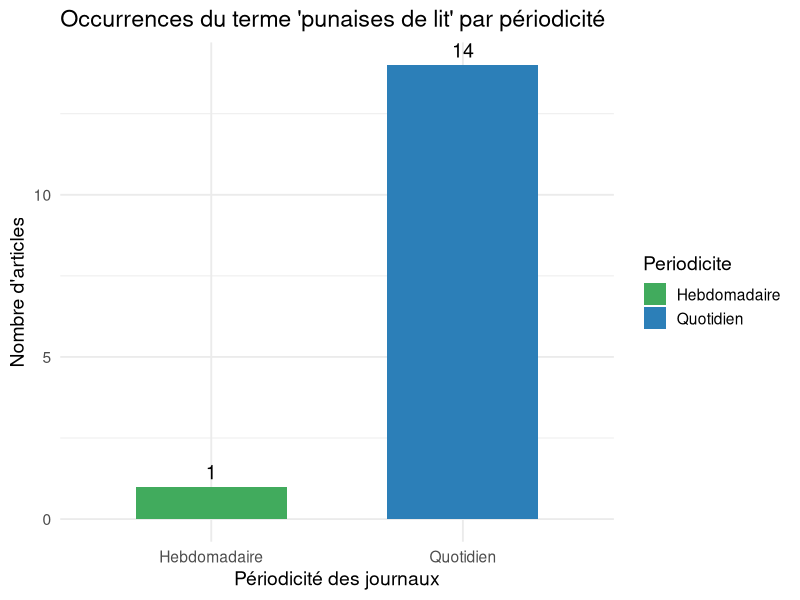

This chart was generated by the following R code:

# Charger le package tidyverse
library(tidyverse)

# Créer le tableau à partir des données extraites du PDF
data <- tibble(
  Source = c("La Provence", "La République du Centre", "La Nouvelle République du Centre-Ouest",
             "La Nouvelle République du Centre-Ouest", "Le Maine Libre", "Ouest-France",
             "L'Yonne Républicaine", "Le Parisien", "Le Parisien", "Les Echos",
             "La Dépêche du Midi", "La Dépêche du Midi", "La Voix du Nord",
             "Le Progrès (Lyon)", "La Nouvelle République Dimanche"),
  Periodicite = c("Quotidien","Quotidien","Quotidien","Quotidien","Quotidien","Quotidien",
                  "Quotidien","Quotidien","Quotidien","Quotidien","Quotidien","Quotidien",
                  "Quotidien","Quotidien","Hebdomadaire"),
  Date = c("30-11-2025","29-11-2025","29-11-2025","25-11-2025","29-11-2025","29-11-2025",
           "29-11-2025","29-11-2025","12-11-2025","27-11-2025","16-11-2025","11-11-2025",
           "08-11-2025","04-11-2025","16-11-2025"),
  Couverture = c("Régionale","Régionale","Régionale","Régionale","Régionale","Régionale",
                 "Régionale","Régionale","Régionale","Nationale","Régionale","Régionale",
                 "Régionale","Régionale","Régionale"),
  Provenance = c("Marseille, Provence-Alpes-Côte d'Azur","Orléans, Centre-Val de Loire",
                 "Tours, Centre-Val de Loire","Tours, Centre-Val de Loire","Le Mans, Pays de la Loire",
                 "Rennes, Bretagne","Auxerre, Bourgogne-Franche-Comté","Paris, Île-de-France",
                 "Paris, Île-de-France","France","Toulouse, Occitanie","Toulouse, Occitanie",
                 "Lille, Hauts-de-France","Lyon, Auvergne-Rhône-Alpes","Tours, Centre-Val de Loire")
)

# Afficher le tableau
print(data)



# Charger les packages
library(tidyverse)

# Données extraites du PDF (nombre d'articles par périodicité)
data <- tibble(
  Periodicite = c("Quotidien", "Hebdomadaire"),
  Nb_Articles = c(14, 1) # Comptage des occurrences dans le PDF
)

# Graphique en barres
ggplot(data, aes(x = Periodicite, y = Nb_Articles, fill = Periodicite)) +
  geom_col(width = 0.6) +
  labs(title = "Occurrences du terme 'punaises de lit' par périodicité",
       x = "Périodicité des journaux",
       y = "Nombre d'articles") +
  theme_minimal(base_size = 14) +
  scale_fill_manual(values = c("Quotidien" = "#2C7FB8", "Hebdomadaire" = "#41AB5D")) +
  geom_text(aes(label = Nb_Articles), vjust = -0.5, size = 5)

